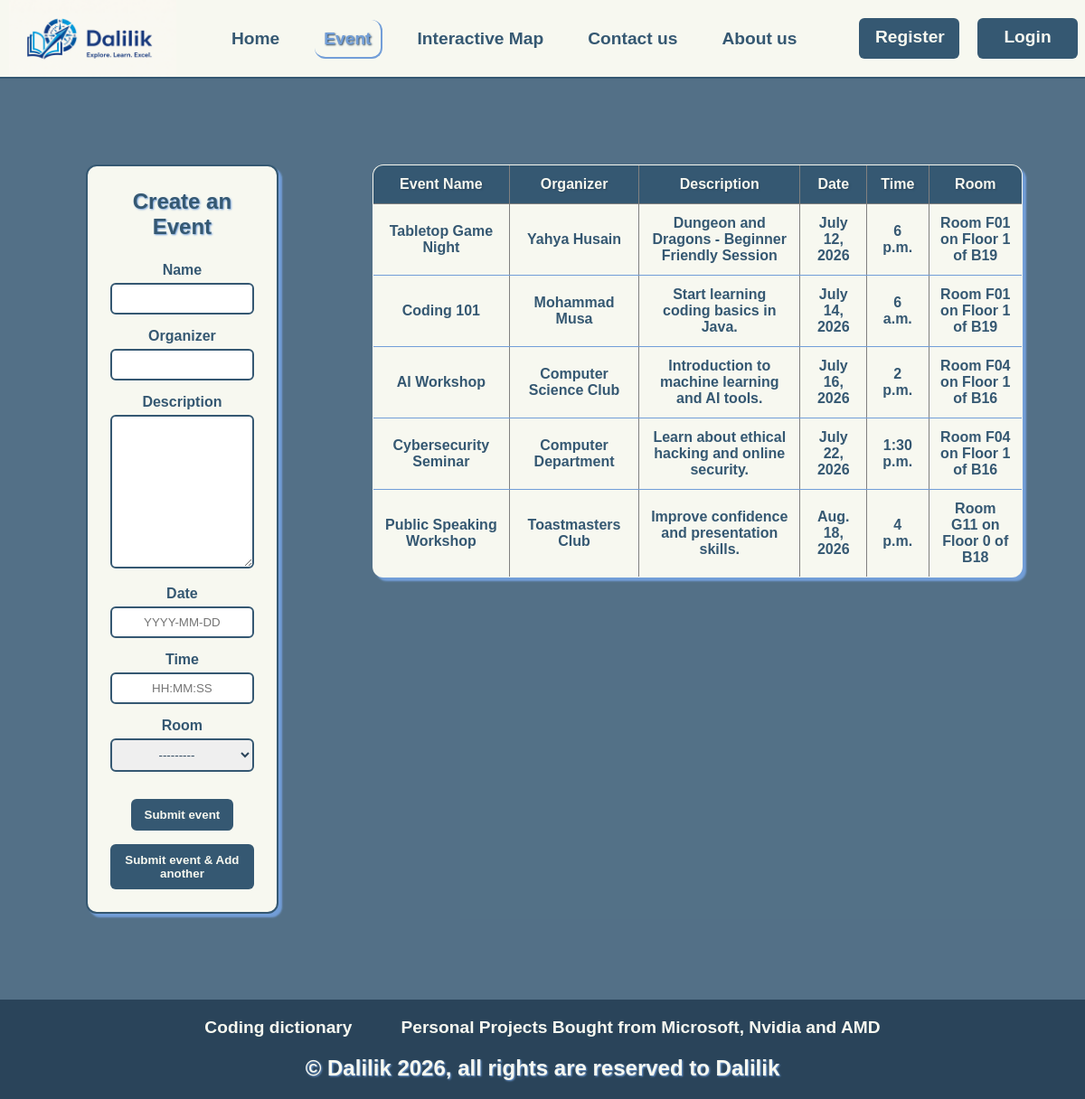
/Event.html, run on the app's committed database.
### pages2/models.py (models this page shows, shortened)
class Building(models.Model):
    name = models.CharField(max_length=100)
    map = models.ForeignKey(Map, on_delete=models.CASCADE, related_name='buildings')
    description = models.TextField()
    picture = models.ImageField(upload_to='buildings/', blank=True)

class Event(models.Model):
    name = models.CharField(max_length=100)
    organizer = models.CharField(max_length=100, default="")
    description = models.TextField()
    date = models.DateField()
    time = models.TimeField()
    room = models.ForeignKey(Room, on_delete=models.CASCADE, related_name='events')

class Room(models.Model):
    number = models.CharField(max_length=10)
    floor = models.ForeignKey(Floor, on_delete=models.CASCADE, related_name='rooms')
    description = models.TextField()
    picture = models.ImageField(upload_to='rooms/', blank=True)
    def __str__(self):
        return f"Room {self.number} on {self.floor}"

class Floor(models.Model):
    number = models.IntegerField()
    building = models.ForeignKey(Building, on_delete=models.CASCADE, related_name='floors')
    description = models.TextField()
    picture = models.ImageField(upload_to='floors/', blank=True)
    def __str__(self):
        return f"Floor {self.number} of {self.building.name}"

### pages2/views.py (the view)
# urls.py: path('Event.html', views.event, name='event'),
def event(request):
    event_form = EventForm()
    events = Event.objects.all()
    return render(request, 'Event.html', {"active_page": "event", "events": events, "event_form": event_form})

### pages2/forms.py
class EventForm(forms.ModelForm):
    class Meta:
        model = Event
        fields = ['name', 'organizer', 'description', 'date', 'time', 'room']
        widgets = {
            "date": forms.DateInput(attrs={
                "placeholder": "YYYY-MM-DD",
            }),
            "time": forms.TimeInput(attrs={
                "placeholder": "HH:MM:SS",
            }),
        }
    def __init__(self, *args, **kwargs):
        super().__init__(*args, **kwargs)
        self.label_suffix = ""

### pages2/templates/Event.html (shortened to what this page needs)
{% extends "base.html" %}
{% load static %}
{% block main-content%}
<section class="event-page">
    <div class="event-form">
        <h2>Create an Event</h2>
        <form method="post" action="{% url 'event_create' %}">
            {{ event_form.as_p }}
            <button type="submit" name="action" value="save">Submit event</button>
            <button type="submit" name="action" value="save_add">Submit event & Add another</button>
        </form>
    </div>
    <div class="event-table">
        {% if events %}
	        <table border="1" class="tableinformation">
		        <thead>
			        <tr>
				        <th>Event Name</th>
				        <th>Organizer</th>
				        <th>Description</th>
				        <th>Date</th>
                        <th>Time</th>
				        <th>Room</th>
			        </tr>
		        </thead>
                <tbody>
                {% for event in events %}
                    <tr>
                        <td>{{ event.name }}</td>
                        <td>{{ event.organizer }}</td>
                        <td>{{ event.description }}</td>
                        <td>{{ event.date }}</td>
                        <td>{{ event.time }}</td>
                        <td>{{ event.room }}</td>
                    </tr>
                {% endfor %}
                </tbody>
            </table>
        {% else %}
            <p>No events found.</p>
        {% endif %}
    </div>
</section>
{% endblock%}

### pages2/templates/static/css/stylesheet.css (style rules this page uses)
* { margin:0px; text-align:center ; }
.tableinformation { width: 95%; margin: 45px auto; border-collapse: collapse; background-color: #F7F8F0; font-family: sans-serif; color: #355872; border-radius: 12px; overflow: hidden; box-shadow: 4px 4px 2px #729ed8; }
.tableinformation th { background-color: #355872; color: #F7F8F0; padding: 12px; text-align: center; font-weight: bold; text-shadow: 1px 1px 2px #2a445a; }
.tableinformation td { padding: 12px; text-align: center; border-bottom: 1px solid #729ed8; font-weight: bold; }
.event-page { display: grid; grid-template-columns: 1fr 2.5fr; gap: 40px; padding: 50px; background-color: rgb(53 88 114 / 85%); min-height: 700px; align-items: start; }
.event-form { margin: 45px; padding: 25px; background-color: #F7F8F0; border: 2px solid #355872; border-radius: 12px; box-shadow: 4px 4px 2px #729ed8; }
.event-form h2 { color: #355872; font-family: sans-serif; margin-bottom: 25px; text-shadow: 1px 1px 2px #729ed8; }
.event-form form p { margin-bottom: 15px; text-align: left; }
.event-form label { display: block; color: #355872; font-family: sans-serif; font-weight: bold; margin-bottom: 5px; }
.event-form input, .event-form textarea, .event-form select { width: 100%; padding: 8px; border: 2px solid #355872; border-radius: 6px; box-sizing: border-box; font-family: sans-serif; color: #2a445a; }
.event-form button { padding: 10px 15px; margin-top: 15px; background-color: #355872; color: #F7F8F0; border: none; border-radius: 6px; font-weight: bold; cursor: pointer; }

### data on the page
Event: name "Tabletop Game Night", organizer "Yahya Husain", description "Dungeon and Dragons - Beginner Friendly Session", date "July 12, 2026", time "6 p.m.", room "Room F01 on Floor 1 of B19"
Event: name "Coding 101", organizer "Mohammad Musa", description "Start learning coding basics in Java.", date "July 14, 2026", time "6 a.m.", room "Room F01 on Floor 1 of B19"
Event: name "AI Workshop", organizer "Computer Science Club", description "Introduction to machine learning and AI tools.", date "July 16, 2026", time "2 p.m.", room "Room F04 on Floor 1 of B16"
Event: name "Cybersecurity Seminar", organizer "Computer Department", description "Learn about ethical hacking and online security.", date "July 22, 2026", time "1:30 p.m.", room "Room F04 on Floor 1 of B16"
Event: name "Public Speaking Workshop", organizer "Toastmasters Club", description "Improve confidence and presentation skills.", date "Aug. 18, 2026", time "4 p.m.", room "Room G11 on Floor 0 of B18"
